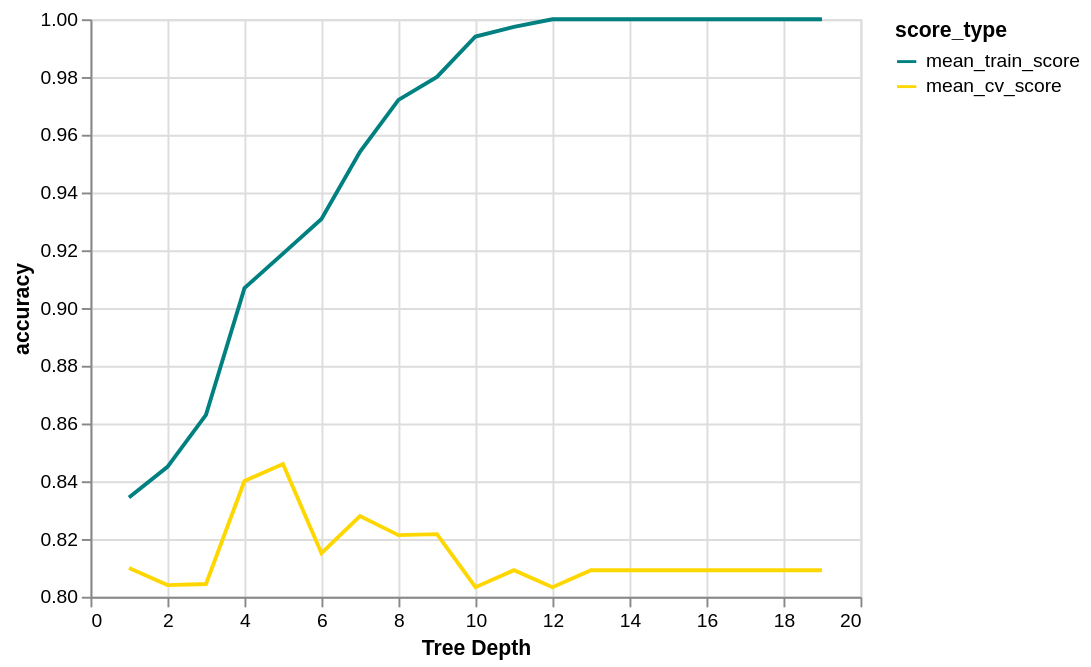

The Vega-Lite source for this figure:
### Vega-Lite specification from a JSON file in a GitHub repository (floating-point values rounded to 4 significant figures)
{"config": {"view": {"continuousWidth": 400, "continuousHeight": 300}}, "data": {"name": "data-285791de425a3c8a7f42e15d3945312b"}, "mark": "line", "encoding": {"color": {"type": "nominal", "field": "score_type", "scale": {"domain": ["mean_train_score", "mean_cv_score"], "range": ["teal", "gold"]}}, "x": {"type": "quantitative", "axis": {"title": "Tree Depth"}, "field": "depth"}, "y": {"type": "quantitative", "field": "accuracy", "scale": {"zero": false}}}, "$schema": "https://vega.github.io/schema/vega-lite/v5.json", "datasets": {"data-285791de425a3c8a7f42e15d3945312b": [{"depth": 1, "score_type": "mean_train_score", "accuracy": 0.8343}, {"depth": 2, "score_type": "mean_train_score", "accuracy": 0.845}, {"depth": 3, "score_type": "mean_train_score", "accuracy": 0.863}, {"depth": 4, "score_type": "mean_train_score", "accuracy": 0.9069}, {"depth": 5, "score_type": "mean_train_score", "accuracy": 0.9188}, {"depth": 6, "score_type": "mean_train_score", "accuracy": 0.9308}, {"depth": 7, "score_type": "mean_train_score", "accuracy": 0.9541}, {"depth": 8, "score_type": "mean_train_score", "accuracy": 0.9721}, {"depth": 9, "score_type": "mean_train_score", "accuracy": 0.98}, {"depth": 10, "score_type": "mean_train_score", "accuracy": 0.994}, {"depth": 11, "score_type": "mean_train_score", "accuracy": 0.9973}, {"depth": 12, "score_type": "mean_train_score", "accuracy": 1.0}, {"depth": 13, "score_type": "mean_train_score", "accuracy": 1.0}, {"depth": 14, "score_type": "mean_train_score", "accuracy": 1.0}, {"depth": 15, "score_type": "mean_train_score", "accuracy": 1.0}, {"depth": 16, "score_type": "mean_train_score", "accuracy": 1.0}, {"depth": 17, "score_type": "mean_train_score", "accuracy": 1.0}, {"depth": 18, "score_type": "mean_train_score", "accuracy": 1.0}, {"depth": 19, "score_type": "mean_train_score", "accuracy": 1.0}, {"depth": 1, "score_type": "mean_cv_score", "accuracy": 0.8099}, {"depth": 2, "score_type": "mean_cv_score", "accuracy": 0.804}, {"depth": 3, "score_type": "mean_cv_score", "accuracy": 0.8044}, {"depth": 4, "score_type": "mean_cv_score", "accuracy": 0.8401}, {"depth": 5, "score_type": "mean_cv_score", "accuracy": 0.846}, {"depth": 6, "score_type": "mean_cv_score", "accuracy": 0.8151}, {"depth": 7, "score_type": "mean_cv_score", "accuracy": 0.8279}, {"depth": 8, "score_type": "mean_cv_score", "accuracy": 0.8213}, {"depth": 9, "score_type": "mean_cv_score", "accuracy": 0.8217}, {"depth": 10, "score_type": "mean_cv_score", "accuracy": 0.8033}, {"depth": 11, "score_type": "mean_cv_score", "accuracy": 0.8092}, {"depth": 12, "score_type": "mean_cv_score", "accuracy": 0.8033}, {"depth": 13, "score_type": "mean_cv_score", "accuracy": 0.8092}, {"depth": 14, "score_type": "mean_cv_score", "accuracy": 0.8092}, {"depth": 15, "score_type": "mean_cv_score", "accuracy": 0.8092}, {"depth": 16, "score_type": "mean_cv_score", "accuracy": 0.8092}, {"depth": 17, "score_type": "mean_cv_score", "accuracy": 0.8092}, {"depth": 18, "score_type": "mean_cv_score", "accuracy": 0.8092}, {"depth": 19, "score_type": "mean_cv_score", "accuracy": 0.8092}]}}
